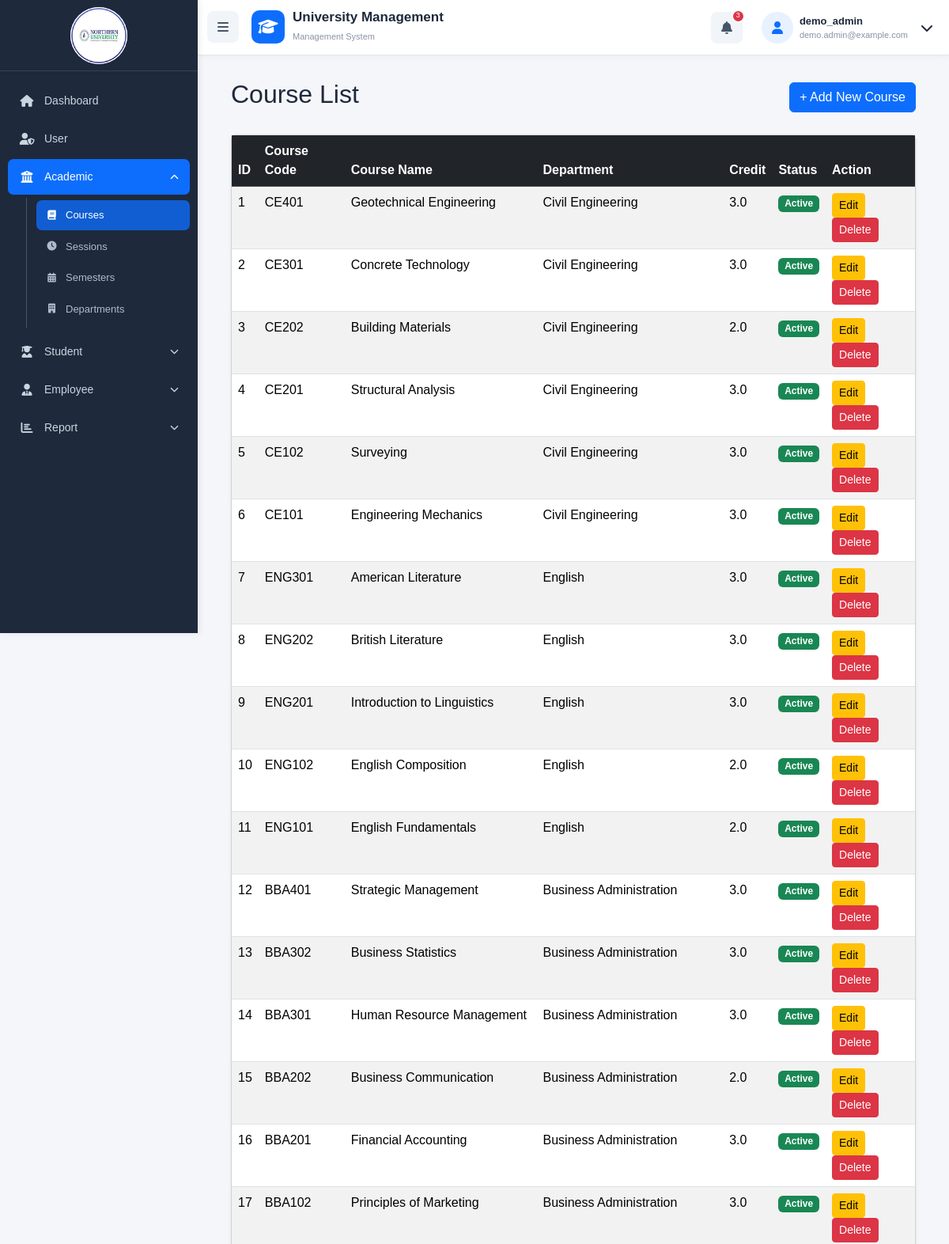
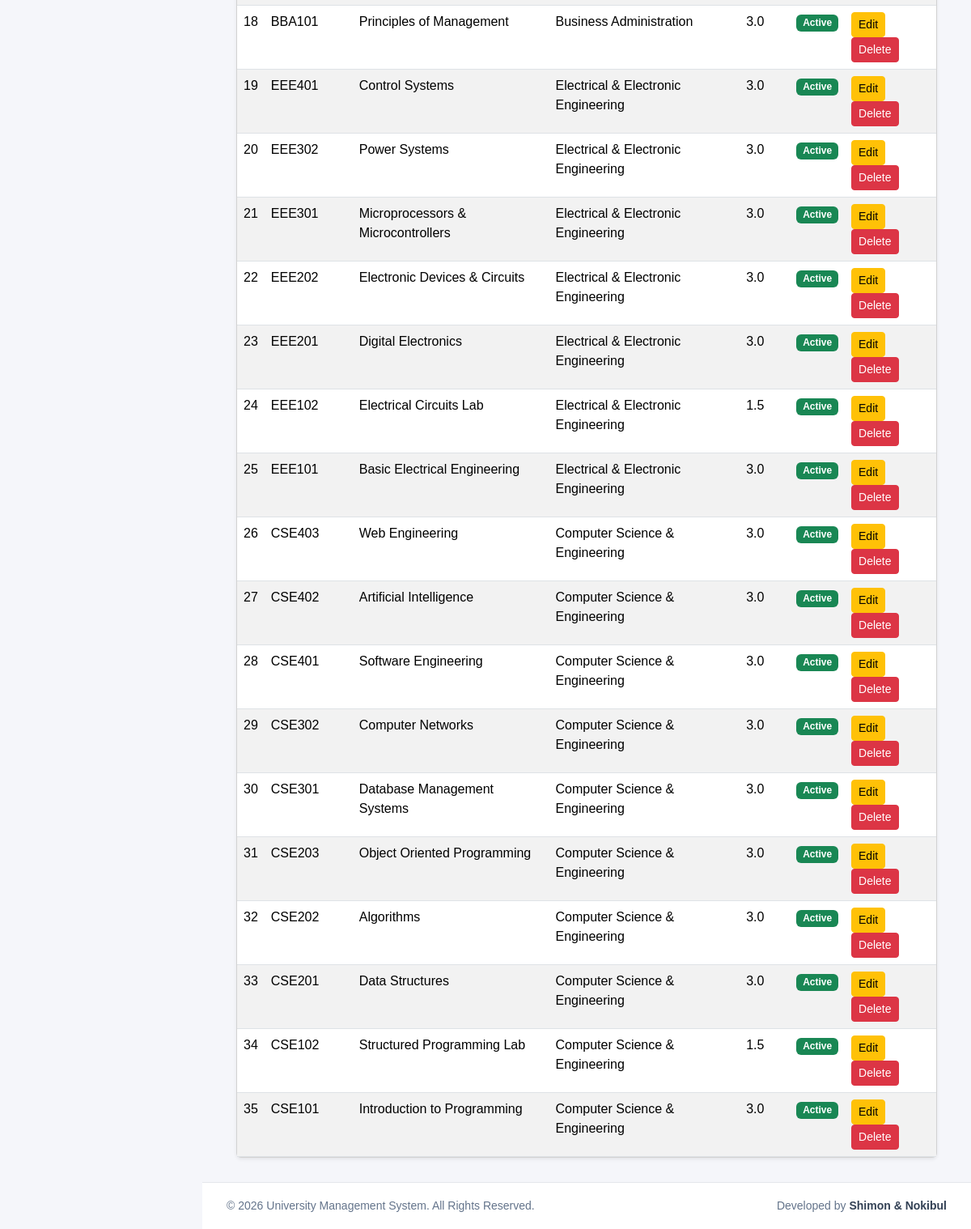
The app's page /courses/index.php (signed in) with its own data (2 pictures, top to bottom).
### tables this page shows
CREATE TABLE `course` (
  `id` int UNSIGNED NOT NULL,
  `course_code` varchar(50) NOT NULL,
  `course_name` varchar(150) NOT NULL,
  `department_id` int UNSIGNED NOT NULL,
  `credit` decimal(3,1) NOT NULL DEFAULT '3.0',
  `status` tinyint(1) NOT NULL DEFAULT '1' COMMENT '1=Active, 0=Inactive',
  `created_at` timestamp NULL DEFAULT CURRENT_TIMESTAMP,
  `updated_at` timestamp NULL DEFAULT CURRENT_TIMESTAMP ON UPDATE CURRENT_TIMESTAMP
);

CREATE TABLE `department` (
  `id` int UNSIGNED NOT NULL,
  `department_name` varchar(150) NOT NULL,
  `department_code` varchar(50) NOT NULL,
  `slug` varchar(150) NOT NULL,
  `status` tinyint(1) NOT NULL DEFAULT '1' COMMENT '1=Active, 0=Inactive',
  `created_at` timestamp NULL DEFAULT CURRENT_TIMESTAMP,
  `updated_at` timestamp NULL DEFAULT CURRENT_TIMESTAMP ON UPDATE CURRENT_TIMESTAMP
);

### courses/index.php (the view, shortened to what this page needs)
<?php
require_once "../config/database.php";
require_once __DIR__ . '/../includes/header.php';
require_once __DIR__ . '/../includes/navbar.php';
$query = "SELECT course.*, department.department_name
          FROM course
          LEFT JOIN department ON course.department_id = department.id
          ORDER BY course.id DESC";
$result = mysqli_query($conn, $query);
?>
<div class="main-content">
    <div class="container-fluid">
        <div class="d-flex justify-content-between align-items-center mb-4">
            <h2>Course List</h2>
            <a href="create.php" class="btn btn-primary">+ Add New Course</a>
        </div>
        <div class="card shadow-sm">
            <div class="card-body p-0">
                <table class="table table-striped table-hover mb-0">
                    <thead class="table-dark">
                    <tr>
                        <th>ID</th>
                        <th>Course Code</th>
                        <th>Course Name</th>
                        <th>Department</th>
                        <th>Credit</th>
                        <th>Status</th>
                        <th>Action</th>
                    </tr>
                    </thead>
                    <tbody>
                    <?php $sl = 1; ?>
                    <?php if ($result && mysqli_num_rows($result) > 0): ?>
                        <?php while ($row = mysqli_fetch_assoc($result)): ?>
                            <tr>
                                <td><?= $sl++ ?></td>
                                <td><?= htmlspecialchars($row['course_code']) ?></td>
                                <td><?= htmlspecialchars($row['course_name']) ?></td>
                                <td><?= htmlspecialchars($row['department_name'] ?? 'Not available') ?></td>
                                <td><?= htmlspecialchars($row['credit']) ?></td>
                                <td>
                                    <?php if ((int) $row['status'] === 1): ?>
                                        <span class="badge bg-success">Active</span>
                                    <?php else: ?>
                                        <span class="badge bg-secondary">Inactive</span>
                                    <?php endif; ?>
                                </td>
                                <td>
                                    <a href="edit.php?id=<?= $row['id'] ?>" class="btn btn-sm btn-warning">Edit</a>
                                    <a href="delete.php?id=<?= $row['id'] ?>" class="btn btn-sm btn-danger" onclick="return confirm('Are you sure?')">Delete</a>
                                </td>
                            </tr>
                        <?php endwhile; ?>
                    <?php else: ?>
                        <tr>
                            <td colspan="7" class="text-center py-3">No courses found.</td>
                        </tr>
                    <?php endif; ?>
                    </tbody>
                </table>
            </div>
        </div>
    </div>
</div>
<?php require_once __DIR__ . '/../includes/footer.php'; ?>

### includes/header.php (shortened to what this page needs)
<!DOCTYPE html>
<html lang="en">
<head>
    <link rel="stylesheet"
          href="https://cdn.jsdelivr.net/npm/bootstrap@5.3.3/dist/css/bootstrap.min.css">
    <link rel="stylesheet"
          href="https://cdnjs.cloudflare.com/ajax/libs/font-awesome/6.5.1/css/all.min.css">
    <link rel="stylesheet"
          href="/versity_management_DBMS/css/style.css">
</head>
<body>
<header class="main-header">
    <div class="container-fluid">
        <div class="d-flex align-items-center justify-content-between">
            <div class="d-flex align-items-center">
                <button class="btn sidebar-toggle me-3" id="sidebarToggle">
                    <i class="fas fa-bars"></i>
                </button>
                <a href="/versity_management_DBMS/" class="brand">
                    <div class="brand-icon">
                        <i class="fas fa-graduation-cap"></i>
                    </div>
                    <div>
                        <h5 class="mb-0">University Management</h5>
                        <small>Management System</small>
                    </div>
                </a>
            </div>
            <div class="d-flex align-items-center gap-3">
                <button class="header-icon-btn position-relative">
                    <i class="fas fa-bell"></i>
                    <span class="notification-badge">3</span>
                </button>
                <div class="dropdown">
                    <button
                        class="btn user-dropdown d-flex align-items-center"
                        data-bs-toggle="dropdown">
                        <div class="user-avatar">
                            <i class="fas fa-user"></i>
                        </div>
                        <div class="user-info text-start ms-2 d-none d-md-block">
                            <strong><?= htmlspecialchars($_SESSION['username'] ?? 'Administrator') ?></strong>
                            <small><?= htmlspecialchars($_SESSION['user_email'] ?? 'Signed in') ?></small>
                        </div>
                        <i class="fas fa-chevron-down ms-3"></i>
                    </button>
                </div>
            </div>
        </div>
    </div>
</header>

### includes/navbar.php (shortened to what this page needs)
<?php
$currentPath = parse_url($_SERVER['REQUEST_URI'] ?? '', PHP_URL_PATH) ?: '';
$isPath = static fn(string $segment): bool => str_contains($currentPath, '/versity_management_DBMS/' . $segment . '/');
$academicOpen = $isPath('courses') || $isPath('sessions') || $isPath('semesters') || $isPath('departments');
$studentOpen = $isPath('students') || $isPath('registrations');
$employeeOpen = $isPath('employees') || $isPath('employee_departments') || $isPath('designations');
$reportOpen = $isPath('reports');
?>
<div class="sidebar">
    <div class="sidebar-header">
        <img src="/versity_management_DBMS/assets/images/northern-university-logo.png" alt="Northern University logo" class="sidebar-logo">
    </div>
    <ul class="sidebar-menu">
        <li><a href="/versity_management_DBMS/" class="<?= $currentPath === '/versity_management_DBMS/' || str_ends_with($currentPath, '/versity_management_DBMS/index.php') ? 'active' : '' ?>"><i class="fas fa-home"></i><span>Dashboard</span></a></li>
        <li><a href="/versity_management_DBMS/users/index.php" class="<?= $isPath('users') ? 'active' : '' ?>"><i class="fas fa-user-shield"></i><span>User</span></a></li>
        <li class="sidebar-group">
            <a href="#academicMenu" class="menu-toggle <?= $academicOpen ? 'active' : 'collapsed' ?>" data-bs-toggle="collapse" role="button" aria-expanded="<?= $academicOpen ? 'true' : 'false' ?>" aria-controls="academicMenu"><i class="fas fa-university"></i><span>Academic</span><i class="fas fa-chevron-down submenu-arrow"></i></a>
            <ul class="collapse sidebar-submenu <?= $academicOpen ? 'show' : '' ?>" id="academicMenu">
                <li><a href="/versity_management_DBMS/courses/index.php" class="<?= $isPath('courses') ? 'active' : '' ?>"><i class="fas fa-book"></i><span>Courses</span></a></li>
                <li><a href="/versity_management_DBMS/sessions/index.php" class="<?= $isPath('sessions') ? 'active' : '' ?>"><i class="fas fa-clock"></i><span>Sessions</span></a></li>
                <li><a href="/versity_management_DBMS/semesters/index.php" class="<?= $isPath('semesters') ? 'active' : '' ?>"><i class="fas fa-calendar-alt"></i><span>Semesters</span></a></li>
                <li><a href="/versity_management_DBMS/departments/index.php" class="<?= $isPath('departments') ? 'active' : '' ?>"><i class="fas fa-building"></i><span>Departments</span></a></li>
            </ul>
        </li>
        <li class="sidebar-group">
            <a href="#studentMenu" class="menu-toggle <?= $studentOpen ? 'active' : 'collapsed' ?>" data-bs-toggle="collapse" role="button" aria-expanded="<?= $studentOpen ? 'true' : 'false' ?>" aria-controls="studentMenu"><i class="fas fa-user-graduate"></i><span>Student</span><i class="fas fa-chevron-down submenu-arrow"></i></a>
        </li>
        <li class="sidebar-group">
            <a href="#employeeMenu" class="menu-toggle <?= $employeeOpen ? 'active' : 'collapsed' ?>" data-bs-toggle="collapse" role="button" aria-expanded="<?= $employeeOpen ? 'true' : 'false' ?>" aria-controls="employeeMenu"><i class="fas fa-user-tie"></i><span>Employee</span><i class="fas fa-chevron-down submenu-arrow"></i></a>
        </li>
        <li class="sidebar-group">
            <a href="#reportMenu" class="menu-toggle <?= $reportOpen ? 'active' : 'collapsed' ?>" data-bs-toggle="collapse" role="button" aria-expanded="<?= $reportOpen ? 'true' : 'false' ?>" aria-controls="reportMenu"><i class="fas fa-chart-bar"></i><span>Report</span><i class="fas fa-chevron-down submenu-arrow"></i></a>
        </li>
    </ul>
</div>

### includes/footer.php
<footer class="footer">
    <div class="footer-content">
        <p>
            &copy; <?php echo date('Y'); ?>
            University Management System. All Rights Reserved.
        </p>
        <p>
            Developed by <strong>Shimon & Nokibul</strong>
        </p>
    </div>
</footer>
</body>
</html>

### css/style.css (style rules this page uses)
* { box-sizing: border-box; }
body { margin: 0; background: #f5f6fa; font-family: Arial, sans-serif; min-height: 100vh; color: #1e293b; }
.main-header { height: 70px; background: #ffffff; border-bottom: 1px solid #e5e7eb; position: fixed; top: 0; left: 250px; right: 0; z-index: 1000; display: flex; align-items: center; box-shadow: 0 2px 8px rgba(0, 0, 0, 0.04); }
.brand { display: flex; align-items: center; text-decoration: none; color: #1e293b; }
.brand-icon { width: 42px; height: 42px; border-radius: 10px; background: #0d6efd; color: #ffffff; display: flex; align-items: center; justify-content: center; font-size: 20px; margin-right: 10px; }
.brand h5 { font-size: 17px; font-weight: 600; }
.brand small { color: #8a94a6; font-size: 11px; }
.sidebar-toggle { width: 40px; height: 40px; border: none; background: #f1f5f9; color: #475569; border-radius: 8px; display: flex; align-items: center; justify-content: center; transition: all 0.2s ease; }
.header-icon-btn { width: 40px; height: 40px; border: none; border-radius: 8px; background: #f1f5f9; color: #475569; display: flex; align-items: center; justify-content: center; font-size: 16px; transition: all 0.2s ease; }
.notification-badge { position: absolute; top: -3px; right: -3px; width: 17px; height: 17px; background: #dc3545; color: #ffffff; border-radius: 50%; font-size: 9px; display: flex; align-items: center; justify-content: center; border: 2px solid #ffffff; }
.user-dropdown { background: transparent; border: none; padding: 4px 8px; color: #1e293b; }
.user-avatar { width: 40px; height: 40px; border-radius: 50%; background: #e7f1ff; color: #0d6efd; display: flex; align-items: center; justify-content: center; }
.user-info strong { display: block; font-size: 13px; font-weight: 600; }
.user-info small { display: block; color: #8a94a6; font-size: 11px; }
.sidebar { width: 250px; height: 100vh; position: fixed; left: 0; top: 0; background: #1e293b; color: #ffffff; z-index: 1100; overflow-y: auto; box-shadow: 2px 0 8px rgba(0, 0, 0, 0.08); }
.sidebar-header { height: 90px; padding: 8px 20px; border-bottom: 1px solid #334155; display: flex; align-items: center; justify-content: center; }
.sidebar-logo { width: 72px; height: 72px; object-fit: contain; border-radius: 50%; background: #ffffff; margin-right: 0; }
.sidebar-menu { list-style: none; padding: 15px 10px; margin: 0; }
.sidebar-menu li { margin-bottom: 3px; }
.sidebar-menu li a { display: flex; align-items: center; gap: 12px; padding: 12px 14px; color: #cbd5e1; text-decoration: none; border-radius: 7px; font-size: 14px; transition: all 0.2s ease; }
.sidebar-menu li a.active { background: #0d6efd; color: #ffffff; }
.sidebar-menu i { width: 20px; text-align: center; font-size: 15px; }
.sidebar-menu .menu-toggle .submenu-arrow { width: auto; margin-left: auto; font-size: 11px; transition: transform .22s ease; }
.sidebar-menu .menu-toggle:not(.collapsed) .submenu-arrow { transform: rotate(180deg); }
.sidebar-submenu { list-style: none; margin: 4px 0 8px 23px; padding: 3px 0 3px 12px; border-left: 1px solid #475569; }
.sidebar-menu li .sidebar-submenu li { margin-bottom: 2px; }
.sidebar-menu li .sidebar-submenu a { gap: 9px; padding: 9px 11px; color: #aebbd0; font-size: 13px; }
.sidebar-menu li .sidebar-submenu a i { width: 17px; font-size: 12px; }
.sidebar-menu li .sidebar-submenu a.active { color: #fff; background: rgba(13, 110, 253, .78); }
.main-content { margin-left: 250px; padding: 30px; padding-top: 100px; min-height: 100vh; box-sizing: border-box; }
.footer { margin-left: 250px; background: #ffffff; border-top: 1px solid #e5e7eb; padding: 18px 30px; box-sizing: border-box; }
.footer-content { display: flex; justify-content: space-between; align-items: center; color: #64748b; font-size: 14px; }
.footer-content p { margin: 0; }
.footer-content strong { color: #334155; }

### records on screen
course: course_code "CE401", course_name "Geotechnical Engineering", department.department_name "Civil Engineering", credit "3.0", status "Active"
course: course_code "CE301", course_name "Concrete Technology", department.department_name "Civil Engineering", credit "3.0", status "Active"
course: course_code "CE202", course_name "Building Materials", department.department_name "Civil Engineering", credit "2.0", status "Active"
course: course_code "CE201", course_name "Structural Analysis", department.department_name "Civil Engineering", credit "3.0", status "Active"
course: course_code "CE102", course_name "Surveying", department.department_name "Civil Engineering", credit "3.0", status "Active"
course: course_code "CE101", course_name "Engineering Mechanics", department.department_name "Civil Engineering", credit "3.0", status "Active"
course: course_code "ENG301", course_name "American Literature", department.department_name "English", credit "3.0", status "Active"
course: course_code "ENG202", course_name "British Literature", department.department_name "English", credit "3.0", status "Active"
course: course_code "ENG201", course_name "Introduction to Linguistics", department.department_name "English", credit "3.0", status "Active"
course: course_code "ENG102", course_name "English Composition", department.department_name "English", credit "2.0", status "Active"
course: course_code "ENG101", course_name "English Fundamentals", department.department_name "English", credit "2.0", status "Active"
course: course_code "BBA401", course_name "Strategic Management", department.department_name "Business Administration", credit "3.0", status "Active"
course: course_code "BBA302", course_name "Business Statistics", department.department_name "Business Administration", credit "3.0", status "Active"
course: course_code "BBA301", course_name "Human Resource Management", department.department_name "Business Administration", credit "3.0", status "Active"
course: course_code "BBA202", course_name "Business Communication", department.department_name "Business Administration", credit "2.0", status "Active"
course: course_code "BBA201", course_name "Financial Accounting", department.department_name "Business Administration", credit "3.0", status "Active"
course: course_code "BBA102", course_name "Principles of Marketing", department.department_name "Business Administration", credit "3.0", status "Active"
course: course_code "BBA101", course_name "Principles of Management", department.department_name "Business Administration", credit "3.0", status "Active"
course: course_code "EEE401", course_name "Control Systems", department.department_name "Electrical & Electronic Engineering", credit "3.0", status "Active"
course: course_code "EEE302", course_name "Power Systems", department.department_name "Electrical & Electronic Engineering", credit "3.0", status "Active"
course: course_code "EEE301", course_name "Microprocessors & Microcontrollers", department.department_name "Electrical & Electronic Engineering", credit "3.0", status "Active"
course: course_code "EEE202", course_name "Electronic Devices & Circuits", department.department_name "Electrical & Electronic Engineering", credit "3.0", status "Active"
course: course_code "EEE201", course_name "Digital Electronics", department.department_name "Electrical & Electronic Engineering", credit "3.0", status "Active"
course: course_code "EEE102", course_name "Electrical Circuits Lab", department.department_name "Electrical & Electronic Engineering", credit "1.5", status "Active"
course: course_code "EEE101", course_name "Basic Electrical Engineering", department.department_name "Electrical & Electronic Engineering", credit "3.0", status "Active"
course: course_code "CSE403", course_name "Web Engineering", department.department_name "Computer Science & Engineering", credit "3.0", status "Active"
course: course_code "CSE402", course_name "Artificial Intelligence", department.department_name "Computer Science & Engineering", credit "3.0", status "Active"
course: course_code "CSE401", course_name "Software Engineering", department.department_name "Computer Science & Engineering", credit "3.0", status "Active"
course: course_code "CSE302", course_name "Computer Networks", department.department_name "Computer Science & Engineering", credit "3.0", status "Active"
course: course_code "CSE301", course_name "Database Management Systems", department.department_name "Computer Science & Engineering", credit "3.0", status "Active"
course: course_code "CSE203", course_name "Object Oriented Programming", department.department_name "Computer Science & Engineering", credit "3.0", status "Active"
course: course_code "CSE202", course_name "Algorithms", department.department_name "Computer Science & Engineering", credit "3.0", status "Active"
course: course_code "CSE201", course_name "Data Structures", department.department_name "Computer Science & Engineering", credit "3.0", status "Active"
course: course_code "CSE102", course_name "Structured Programming Lab", department.department_name "Computer Science & Engineering", credit "1.5", status "Active"
course: course_code "CSE101", course_name "Introduction to Programming", department.department_name "Computer Science & Engineering", credit "3.0", status "Active"

### other values on screen
$_SESSION['username'] "demo_admin"
$_SESSION['user_email'] "demo.admin@example.com"
